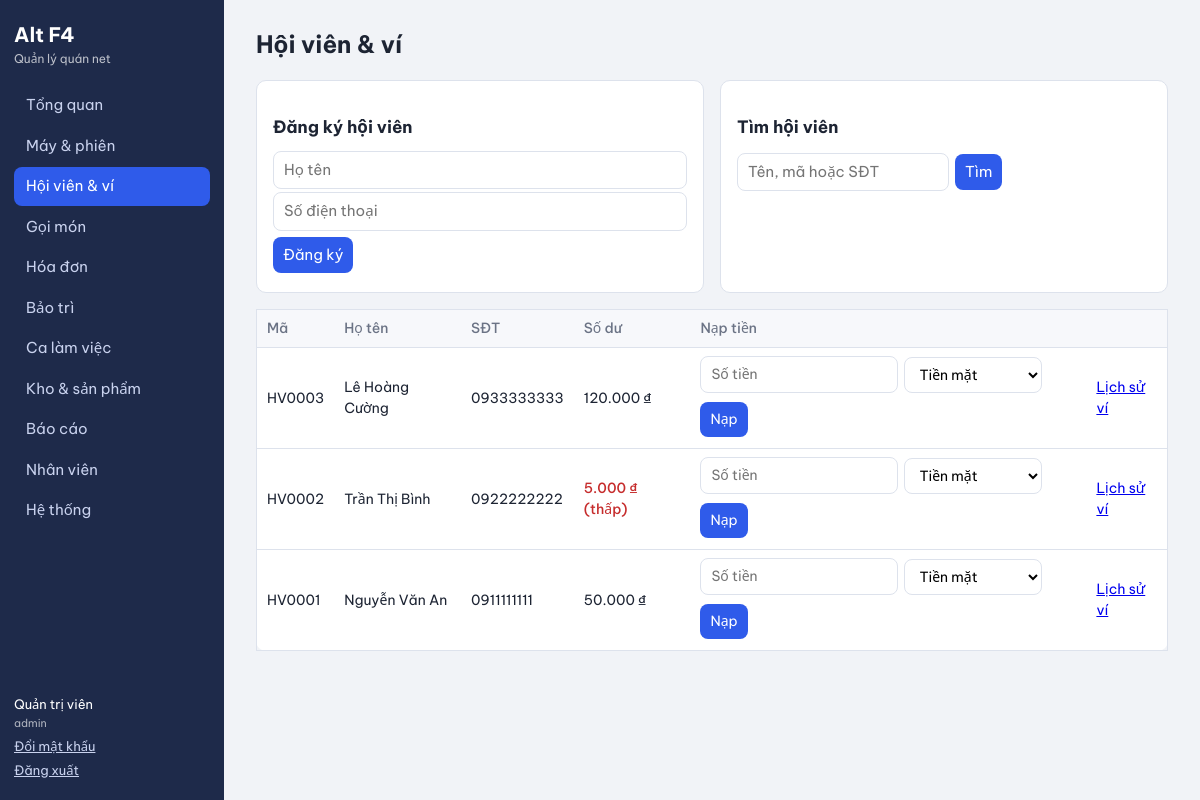
The app's page /app.php?p=members (signed in) with its own data.
### tables this page shows
CREATE TABLE members(
 id INT AUTO_INCREMENT PRIMARY KEY,
 code VARCHAR(20) NOT NULL UNIQUE,
 name VARCHAR(100) NOT NULL,
 phone VARCHAR(20),
 balance BIGINT NOT NULL DEFAULT 0,
 created_at DATETIME DEFAULT CURRENT_TIMESTAMP,
 CONSTRAINT chk_balance CHECK(balance>=0),
 INDEX idx_member_name(name),INDEX idx_member_phone(phone)
);

### app.php (called while the page is built, shortened)
<?php
require __DIR__.'/lib.php';
$map=['dashboard'=>1,'machines'=>1,'members'=>1,'orders'=>1,'invoices'=>1,'maintenance'=>1,'shifts'=>1,'password'=>1,'inventory'=>2,'reports'=>2,'staff'=>2,'system'=>3];
$p=$_GET['p']??'dashboard';if(!isset($map[$p]))$p='dashboard';
require __DIR__."/pages/$p.php";

### pages/members.php (the view, shortened to what this page needs)
<?php
$s=trim($_GET['s']??'');$id=(int)($_GET['id']??0);
$ms=all('SELECT * FROM members WHERE name LIKE ? OR code LIKE ? OR phone LIKE ? ORDER BY id DESC LIMIT 100',["%$s%","%$s%","%$s%"]);
head('Hội viên & ví');$low=(int)cfg('low_balance');?>
<div class="cols"><section class="card"><h2>Đăng ký hội viên</h2><form method="post"><?=field()?><input type="hidden" name="a" value="reg"><input name="name" placeholder="Họ tên" required><input name="phone" placeholder="Số điện thoại"><button>Đăng ký</button></form></section>
<section class="card"><h2>Tìm hội viên</h2><form class="row"><input type="hidden" name="p" value="members"><input name="s" value="<?=h($s)?>" placeholder="Tên, mã hoặc SĐT"><button>Tìm</button></form></section></div>
<table><tr><th>Mã</th><th>Họ tên</th><th>SĐT</th><th>Số dư</th><th>Nạp tiền</th><th></th></tr>
<?php foreach($ms as $m):?><tr><td><?=h($m['code'])?></td><td><?=h($m['name'])?></td><td><?=h($m['phone'])?></td><td class="<?=$m['balance']<$low?'warn':''?>"><?=vnd($m['balance'])?><?=$m['balance']<$low?' (thấp)':''?></td>
<td><form method="post" class="row"><input type="number" name="amount" min="1000" step="1000" placeholder="Số tiền" required><select name="method"><option value="cash">Tiền mặt</option></select><button>Nạp</button></form></td><td><a href="?p=members&id=<?=$m['id']?>">Lịch sử ví</a></td></tr><?php endforeach;?></table>

### assets/style.css (style rules this page uses)
:root { --ink:#1d2433;--mut:#6b7385;--bg:#f1f3f7;--card:#fff;--side:#1e2a4a;--acc:#2f5bea;--ok:#16874a;--busy:#c26a00;--bad:#c62d2d;--line:#dde2ec }
* { box-sizing:border-box }
body { margin:0;font:15px/1.5 'Be Vietnam Pro',system-ui,sans-serif;color:var(--ink);background:var(--bg);display:flex;min-height:100vh }
h2 { font-size:17px;margin:18px 0 10px }
.card { background:var(--card);border:1px solid var(--line);border-radius:10px;padding:16px;margin-bottom:16px }
.cols { display:grid;grid-template-columns:repeat(auto-fit,minmax(320px,1fr));gap:16px }
table { width:100%;border-collapse:collapse;background:var(--card);border:1px solid var(--line);border-radius:10px;margin-bottom:16px;font-size:14px }
th,td { padding:8px 10px;border-bottom:1px solid var(--line);text-align:left;vertical-align:middle }
th { background:#f7f8fb;font-weight:500;color:var(--mut) }
input,select,button,.btn { font:inherit;padding:7px 10px;border:1px solid var(--line);border-radius:8px;background:#fff;margin:3px 0;max-width:100% }
button,.btn { background:var(--acc);color:#fff;border:0;cursor:pointer;text-decoration:none;display:inline-block }
.row { display:flex;flex-wrap:wrap;gap:6px;align-items:center }
.row input,.row select { margin:0 }
form:not(.row) input:not([type=hidden]),form:not(.row) select { display:block;width:100% }
.warn { color:var(--bad);font-weight:500 }

### records on screen
members: code "HV0003", name "Lê Hoàng Cường", phone "0933333333", balance "120.000 ₫"
members: code "HV0002", name "Trần Thị Bình", phone "0922222222", balance "5.000 ₫", shows "(thấp)"
members: code "HV0001", name "Nguyễn Văn An", phone "0911111111", balance "50.000 ₫"

### other values on screen
$n[1] "Tổng quan"
$n[1] "Máy & phiên"
$n[1] "Hội viên & ví"
$n[1] "Gọi món"
$n[1] "Hóa đơn"
$n[1] "Bảo trì"
$n[1] "Ca làm việc"
$n[1] "Kho & sản phẩm"
$n[1] "Báo cáo"
$n[1] "Nhân viên"
$n[1] "Hệ thống"
$u['fullname'] "Quản trị viên"
$u['role'] "admin"
$title "Hội viên & ví"
